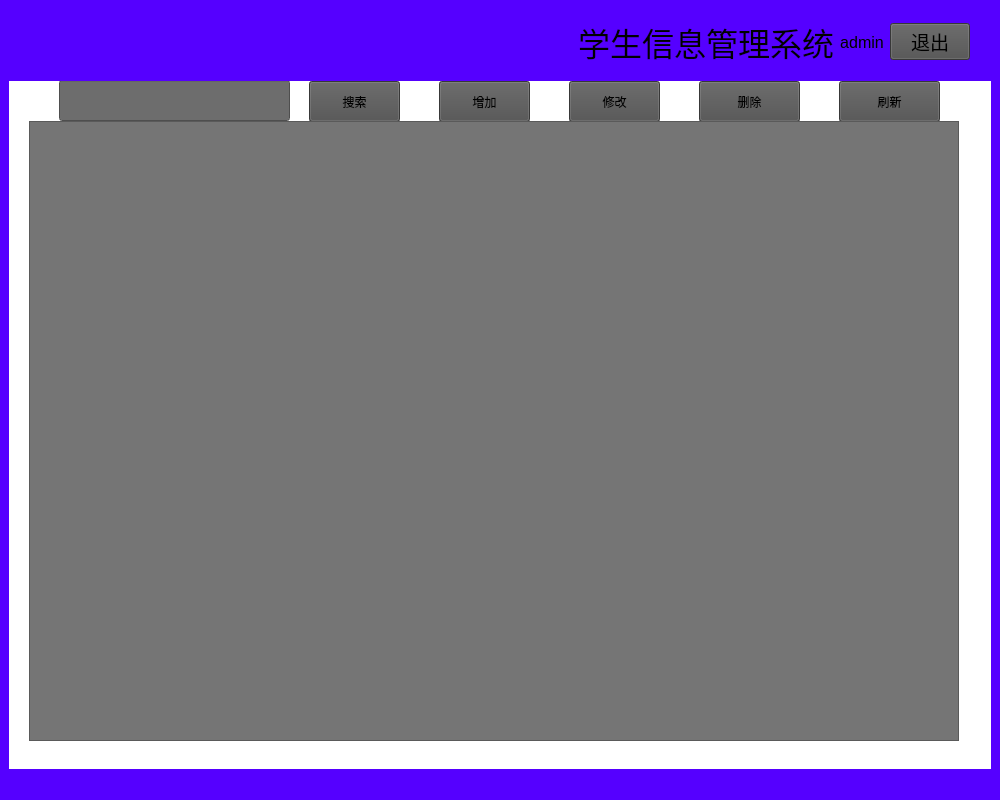
<?xml version="1.0" encoding="UTF-8"?>
<ui version="4.0">
 <class>MainWindow</class>
 <widget class="QMainWindow" name="MainWindow">
  <property name="geometry">
   <rect>
    <x>0</x>
    <y>0</y>
    <width>1000</width>
    <height>800</height>
   </rect>
  </property>
  <property name="minimumSize">
   <size>
    <width>1000</width>
    <height>800</height>
   </size>
  </property>
  <property name="maximumSize">
   <size>
    <width>1000</width>
    <height>800</height>
   </size>
  </property>
  <property name="windowTitle">
   <string>学生信息管理系统</string>
  </property>
  <property name="styleSheet">
   <string notr="true">background-color: rgb(85, 0, 255);</string>
  </property>
  <widget class="QWidget" name="centralwidget">
   <property name="styleSheet">
    <string notr="true">QWidget#centralwidget(background-color: #001871;);</string>
   </property>
   <layout class="QGridLayout" name="gridLayout_2">
    <item row="0" column="0">
     <widget class="QWidget" name="widget" native="true">
      <property name="styleSheet">
       <string notr="true"/>
      </property>
      <layout class="QGridLayout" name="gridLayout">
       <item row="0" column="1">
        <widget class="QLabel" name="label">
         <property name="font">
          <font>
           <family>华文行楷</family>
           <pointsize>24</pointsize>
          </font>
         </property>
         <property name="text">
          <string>学生信息管理系统</string>
         </property>
         <property name="alignment">
          <set>Qt::AlignCenter</set>
         </property>
        </widget>
       </item>
       <item row="0" column="0">
        <spacer name="horizontalSpacer">
         <property name="orientation">
          <enum>Qt::Horizontal</enum>
         </property>
         <property name="sizeHint" stdset="0">
          <size>
           <width>40</width>
           <height>20</height>
          </size>
         </property>
        </spacer>
       </item>
       <item row="0" column="2">
        <widget class="QLabel" name="label_2">
         <property name="font">
          <font>
           <family>Microsoft YaHei UI</family>
           <pointsize>12</pointsize>
          </font>
         </property>
         <property name="text">
          <string>admin</string>
         </property>
         <property name="alignment">
          <set>Qt::AlignCenter</set>
         </property>
        </widget>
       </item>
       <item row="0" column="3">
        <widget class="QPushButton" name="smExit">
         <property name="font">
          <font>
           <family>华文楷体</family>
           <pointsize>14</pointsize>
          </font>
         </property>
         <property name="styleSheet">
          <string notr="true">background-color: rgb(0, 0, 0);
background-color: rgb(79, 79, 79);</string>
         </property>
         <property name="text">
          <string>退出</string>
         </property>
        </widget>
       </item>
      </layout>
     </widget>
    </item>
    <item row="1" column="0" colspan="3">
     <widget class="QStackedWidget" name="stackedWidget">
      <property name="styleSheet">
       <string notr="true">background-color: rgb(255, 255, 255);</string>
      </property>
      <property name="currentIndex">
       <number>1</number>
      </property>
      <widget class="QWidget" name="page"/>
      <widget class="QWidget" name="page_2">
       <widget class="QLineEdit" name="searchEdit">
        <property name="geometry">
         <rect>
          <x>50</x>
          <y>-1</y>
          <width>231</width>
          <height>41</height>
         </rect>
        </property>
        <property name="styleSheet">
         <string notr="true">background-color:rgb(109, 109, 109);</string>
        </property>
       </widget>
       <widget class="QPushButton" name="search">
        <property name="geometry">
         <rect>
          <x>300</x>
          <y>0</y>
          <width>91</width>
          <height>41</height>
         </rect>
        </property>
        <property name="styleSheet">
         <string notr="true">background-color: rgb(79, 79, 79);</string>
        </property>
        <property name="text">
         <string>搜索</string>
        </property>
       </widget>
       <widget class="QPushButton" name="addStudent">
        <property name="geometry">
         <rect>
          <x>430</x>
          <y>0</y>
          <width>91</width>
          <height>41</height>
         </rect>
        </property>
        <property name="styleSheet">
         <string notr="true">background-color: rgb(79, 79, 79);</string>
        </property>
        <property name="text">
         <string>增加</string>
        </property>
       </widget>
       <widget class="QPushButton" name="changeStudent">
        <property name="geometry">
         <rect>
          <x>560</x>
          <y>0</y>
          <width>91</width>
          <height>41</height>
         </rect>
        </property>
        <property name="styleSheet">
         <string notr="true">background-color: rgb(79, 79, 79);</string>
        </property>
        <property name="text">
         <string>修改</string>
        </property>
       </widget>
       <widget class="QPushButton" name="deleteStudent">
        <property name="geometry">
         <rect>
          <x>690</x>
          <y>0</y>
          <width>101</width>
          <height>41</height>
         </rect>
        </property>
        <property name="styleSheet">
         <string notr="true">background-color: rgb(79, 79, 79);</string>
        </property>
        <property name="text">
         <string>删除</string>
        </property>
       </widget>
       <widget class="QPushButton" name="flash">
        <property name="geometry">
         <rect>
          <x>830</x>
          <y>0</y>
          <width>101</width>
          <height>41</height>
         </rect>
        </property>
        <property name="styleSheet">
         <string notr="true">background-color: rgb(79, 79, 79);</string>
        </property>
        <property name="text">
         <string>刷新</string>
        </property>
       </widget>
       <widget class="QTableView" name="tableView">
        <property name="geometry">
         <rect>
          <x>20</x>
          <y>40</y>
          <width>930</width>
          <height>620</height>
         </rect>
        </property>
        <property name="styleSheet">
         <string notr="true">background-color: rgb(255, 255, 255);
background-color: rgb(117, 117, 117);</string>
        </property>
        <attribute name="horizontalHeaderMinimumSectionSize">
         <number>20</number>
        </attribute>
        <attribute name="horizontalHeaderDefaultSectionSize">
         <number>152</number>
        </attribute>
       </widget>
      </widget>
     </widget>
    </item>
   </layout>
  </widget>
  <widget class="QMenuBar" name="menubar">
   <property name="geometry">
    <rect>
     <x>0</x>
     <y>0</y>
     <width>1000</width>
     <height>17</height>
    </rect>
   </property>
  </widget>
  <widget class="QStatusBar" name="statusbar"/>
 </widget>
 <resources/>
 <connections/>
</ui>
